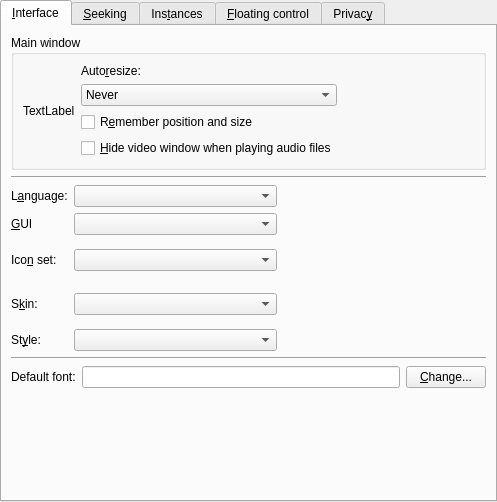
<?xml version="1.0" encoding="UTF-8"?>
<ui version="4.0">
 <class>PrefInterface</class>
 <widget class="QWidget" name="PrefInterface">
  <property name="geometry">
   <rect>
    <x>0</x>
    <y>0</y>
    <width>497</width>
    <height>502</height>
   </rect>
  </property>
  <layout class="QVBoxLayout">
   <property name="spacing">
    <number>0</number>
   </property>
   <property name="margin">
    <number>0</number>
   </property>
   <item>
    <widget class="QTabWidget" name="tabWidget">
     <property name="currentIndex">
      <number>0</number>
     </property>
     <widget class="QWidget" name="tab">
      <attribute name="title">
       <string>&amp;Interface</string>
      </attribute>
      <layout class="QVBoxLayout" name="verticalLayout_5">
       <item>
        <widget class="QGroupBox" name="groupBox">
         <property name="title">
          <string>Main window</string>
         </property>
         <layout class="QHBoxLayout">
          <property name="spacing">
           <number>6</number>
          </property>
          <property name="margin">
           <number>9</number>
          </property>
          <item>
           <widget class="QLabel" name="resize_window_icon">
            <property name="text">
             <string>TextLabel</string>
            </property>
           </widget>
          </item>
          <item>
           <layout class="QVBoxLayout">
            <property name="spacing">
             <number>6</number>
            </property>
            <property name="margin">
             <number>0</number>
            </property>
            <item>
             <widget class="QLabel" name="label">
              <property name="text">
               <string>Auto&amp;resize:</string>
              </property>
              <property name="buddy">
               <cstring>mainwindow_resize_combo</cstring>
              </property>
             </widget>
            </item>
            <item>
             <widget class="QComboBox" name="mainwindow_resize_combo">
              <property name="sizePolicy">
               <sizepolicy hsizetype="Preferred" vsizetype="Fixed">
                <horstretch>0</horstretch>
                <verstretch>0</verstretch>
               </sizepolicy>
              </property>
              <item>
               <property name="text">
                <string>Never</string>
               </property>
              </item>
              <item>
               <property name="text">
                <string>Whenever it's needed</string>
               </property>
              </item>
              <item>
               <property name="text">
                <string>Only after loading a new video</string>
               </property>
              </item>
             </widget>
            </item>
            <item>
             <widget class="QCheckBox" name="save_size_check">
              <property name="text">
               <string>R&amp;emember position and size</string>
              </property>
             </widget>
            </item>
            <item>
             <widget class="QCheckBox" name="hide_video_window_on_audio_check">
              <property name="text">
               <string>&amp;Hide video window when playing audio files</string>
              </property>
             </widget>
            </item>
           </layout>
          </item>
          <item>
           <spacer>
            <property name="orientation">
             <enum>Qt::Horizontal</enum>
            </property>
            <property name="sizeHint" stdset="0">
             <size>
              <width>40</width>
              <height>20</height>
             </size>
            </property>
           </spacer>
          </item>
         </layout>
        </widget>
       </item>
       <item>
        <widget class="Line" name="line_3">
         <property name="sizePolicy">
          <sizepolicy hsizetype="Expanding" vsizetype="Fixed">
           <horstretch>0</horstretch>
           <verstretch>0</verstretch>
          </sizepolicy>
         </property>
         <property name="orientation">
          <enum>Qt::Horizontal</enum>
         </property>
        </widget>
       </item>
       <item>
        <layout class="QGridLayout" name="gridLayout">
         <item row="0" column="0">
          <widget class="QLabel" name="textLabel1_18">
           <property name="text">
            <string>L&amp;anguage:</string>
           </property>
           <property name="wordWrap">
            <bool>false</bool>
           </property>
           <property name="buddy">
            <cstring>language_combo</cstring>
           </property>
          </widget>
         </item>
         <item row="0" column="1">
          <widget class="MyComboBox" name="language_combo">
           <property name="sizePolicy">
            <sizepolicy hsizetype="Expanding" vsizetype="Fixed">
             <horstretch>0</horstretch>
             <verstretch>0</verstretch>
            </sizepolicy>
           </property>
          </widget>
         </item>
         <item row="0" column="2">
          <spacer>
           <property name="orientation">
            <enum>Qt::Horizontal</enum>
           </property>
           <property name="sizeHint" stdset="0">
            <size>
             <width>40</width>
             <height>20</height>
            </size>
           </property>
          </spacer>
         </item>
         <item row="1" column="0">
          <widget class="QLabel" name="label_4">
           <property name="text">
            <string>&amp;GUI</string>
           </property>
           <property name="buddy">
            <cstring>gui_combo</cstring>
           </property>
          </widget>
         </item>
         <item row="1" column="1">
          <widget class="QComboBox" name="gui_combo">
           <property name="sizePolicy">
            <sizepolicy hsizetype="Expanding" vsizetype="Fixed">
             <horstretch>0</horstretch>
             <verstretch>0</verstretch>
            </sizepolicy>
           </property>
          </widget>
         </item>
         <item row="1" column="2">
          <spacer>
           <property name="orientation">
            <enum>Qt::Horizontal</enum>
           </property>
           <property name="sizeHint" stdset="0">
            <size>
             <width>40</width>
             <height>20</height>
            </size>
           </property>
          </spacer>
         </item>
         <item row="2" column="0">
          <widget class="QLabel" name="iconset_label">
           <property name="text">
            <string>Ico&amp;n set:</string>
           </property>
           <property name="wordWrap">
            <bool>false</bool>
           </property>
           <property name="buddy">
            <cstring>iconset_combo</cstring>
           </property>
          </widget>
         </item>
         <item row="2" column="1">
          <widget class="MyComboBox" name="iconset_combo">
           <property name="sizePolicy">
            <sizepolicy hsizetype="Expanding" vsizetype="Fixed">
             <horstretch>0</horstretch>
             <verstretch>0</verstretch>
            </sizepolicy>
           </property>
          </widget>
         </item>
         <item row="2" column="2">
          <widget class="QWidget" name="iconset_sp" native="true">
           <layout class="QVBoxLayout" name="verticalLayout_3">
            <item>
             <spacer name="iconset_spacer">
              <property name="orientation">
               <enum>Qt::Horizontal</enum>
              </property>
              <property name="sizeHint" stdset="0">
               <size>
                <width>40</width>
                <height>20</height>
               </size>
              </property>
             </spacer>
            </item>
           </layout>
          </widget>
         </item>
         <item row="3" column="0">
          <widget class="QLabel" name="skin_label">
           <property name="text">
            <string>S&amp;kin:</string>
           </property>
           <property name="wordWrap">
            <bool>false</bool>
           </property>
           <property name="buddy">
            <cstring>skin_combo</cstring>
           </property>
          </widget>
         </item>
         <item row="3" column="1">
          <widget class="MyComboBox" name="skin_combo">
           <property name="sizePolicy">
            <sizepolicy hsizetype="Expanding" vsizetype="Fixed">
             <horstretch>0</horstretch>
             <verstretch>0</verstretch>
            </sizepolicy>
           </property>
          </widget>
         </item>
         <item row="3" column="2">
          <widget class="QWidget" name="skin_sp" native="true">
           <layout class="QVBoxLayout" name="verticalLayout_4">
            <item>
             <spacer name="skin_spacer">
              <property name="orientation">
               <enum>Qt::Horizontal</enum>
              </property>
              <property name="sizeHint" stdset="0">
               <size>
                <width>40</width>
                <height>20</height>
               </size>
              </property>
             </spacer>
            </item>
           </layout>
          </widget>
         </item>
         <item row="4" column="0">
          <widget class="QLabel" name="style_label">
           <property name="text">
            <string>St&amp;yle:</string>
           </property>
           <property name="wordWrap">
            <bool>false</bool>
           </property>
           <property name="buddy">
            <cstring>style_combo</cstring>
           </property>
          </widget>
         </item>
         <item row="4" column="1">
          <widget class="MyComboBox" name="style_combo">
           <property name="sizePolicy">
            <sizepolicy hsizetype="Expanding" vsizetype="Fixed">
             <horstretch>0</horstretch>
             <verstretch>0</verstretch>
            </sizepolicy>
           </property>
          </widget>
         </item>
         <item row="4" column="2">
          <spacer>
           <property name="orientation">
            <enum>Qt::Horizontal</enum>
           </property>
           <property name="sizeHint" stdset="0">
            <size>
             <width>40</width>
             <height>20</height>
            </size>
           </property>
          </spacer>
         </item>
        </layout>
       </item>
       <item>
        <widget class="Line" name="line">
         <property name="sizePolicy">
          <sizepolicy hsizetype="Expanding" vsizetype="Fixed">
           <horstretch>0</horstretch>
           <verstretch>0</verstretch>
          </sizepolicy>
         </property>
         <property name="orientation">
          <enum>Qt::Horizontal</enum>
         </property>
        </widget>
       </item>
       <item>
        <layout class="QHBoxLayout">
         <property name="spacing">
          <number>6</number>
         </property>
         <property name="margin">
          <number>0</number>
         </property>
         <item>
          <widget class="QLabel" name="label_2">
           <property name="text">
            <string>Default font:</string>
           </property>
          </widget>
         </item>
         <item>
          <widget class="QLineEdit" name="default_font_edit">
           <property name="readOnly">
            <bool>true</bool>
           </property>
          </widget>
         </item>
         <item>
          <widget class="QPushButton" name="changeFontButton">
           <property name="text">
            <string>&amp;Change...</string>
           </property>
          </widget>
         </item>
        </layout>
       </item>
       <item>
        <spacer>
         <property name="orientation">
          <enum>Qt::Vertical</enum>
         </property>
         <property name="sizeHint" stdset="0">
          <size>
           <width>20</width>
           <height>40</height>
          </size>
         </property>
        </spacer>
       </item>
      </layout>
     </widget>
     <widget class="QWidget" name="tab_3">
      <attribute name="title">
       <string>&amp;Seeking</string>
      </attribute>
      <layout class="QGridLayout">
       <item row="0" column="0">
        <layout class="QVBoxLayout">
         <property name="spacing">
          <number>6</number>
         </property>
         <property name="margin">
          <number>0</number>
         </property>
         <item>
          <widget class="SeekWidget" name="seek1" native="true"/>
         </item>
         <item>
          <widget class="SeekWidget" name="seek2" native="true"/>
         </item>
         <item>
          <widget class="SeekWidget" name="seek3" native="true"/>
         </item>
         <item>
          <widget class="SeekWidget" name="seek4" native="true"/>
         </item>
        </layout>
       </item>
       <item row="0" column="1">
        <spacer>
         <property name="orientation">
          <enum>Qt::Horizontal</enum>
         </property>
         <property name="sizeHint" stdset="0">
          <size>
           <width>40</width>
           <height>20</height>
          </size>
         </property>
        </spacer>
       </item>
       <item row="1" column="0" colspan="2">
        <widget class="Line" name="line_4">
         <property name="sizePolicy">
          <sizepolicy hsizetype="Expanding" vsizetype="Fixed">
           <horstretch>0</horstretch>
           <verstretch>0</verstretch>
          </sizepolicy>
         </property>
         <property name="orientation">
          <enum>Qt::Horizontal</enum>
         </property>
        </widget>
       </item>
       <item row="2" column="0" colspan="2">
        <layout class="QHBoxLayout">
         <property name="spacing">
          <number>6</number>
         </property>
         <property name="margin">
          <number>0</number>
         </property>
         <item>
          <widget class="QLabel" name="label_3">
           <property name="text">
            <string>&amp;Behaviour of time slider:</string>
           </property>
           <property name="buddy">
            <cstring>timeslider_behaviour_combo</cstring>
           </property>
          </widget>
         </item>
         <item>
          <widget class="QComboBox" name="timeslider_behaviour_combo">
           <property name="sizePolicy">
            <sizepolicy hsizetype="Expanding" vsizetype="Fixed">
             <horstretch>0</horstretch>
             <verstretch>0</verstretch>
            </sizepolicy>
           </property>
           <item>
            <property name="text">
             <string>Seek to position while dragging</string>
            </property>
           </item>
           <item>
            <property name="text">
             <string>Seek to position when released</string>
            </property>
           </item>
          </widget>
         </item>
         <item>
          <spacer>
           <property name="orientation">
            <enum>Qt::Horizontal</enum>
           </property>
           <property name="sizeHint" stdset="0">
            <size>
             <width>81</width>
             <height>25</height>
            </size>
           </property>
          </spacer>
         </item>
        </layout>
       </item>
       <item row="3" column="0" colspan="2">
        <widget class="QGroupBox" name="seeking_method_group">
         <property name="title">
          <string>Seeking method</string>
         </property>
         <layout class="QVBoxLayout">
          <item>
           <widget class="QRadioButton" name="absolute_seeking_button">
            <property name="sizePolicy">
             <sizepolicy hsizetype="Expanding" vsizetype="Fixed">
              <horstretch>0</horstretch>
              <verstretch>0</verstretch>
             </sizepolicy>
            </property>
            <property name="text">
             <string>&amp;Absolute seeking</string>
            </property>
           </widget>
          </item>
          <item>
           <widget class="QRadioButton" name="relative_seeking_button">
            <property name="sizePolicy">
             <sizepolicy hsizetype="Expanding" vsizetype="Fixed">
              <horstretch>0</horstretch>
              <verstretch>0</verstretch>
             </sizepolicy>
            </property>
            <property name="text">
             <string>&amp;Relative seeking</string>
            </property>
           </widget>
          </item>
         </layout>
        </widget>
       </item>
       <item row="5" column="0" colspan="2">
        <spacer>
         <property name="orientation">
          <enum>Qt::Vertical</enum>
         </property>
         <property name="sizeHint" stdset="0">
          <size>
           <width>20</width>
           <height>40</height>
          </size>
         </property>
        </spacer>
       </item>
       <item row="4" column="0">
        <widget class="QCheckBox" name="precise_seeking_check">
         <property name="text">
          <string>&amp;Precise seeking</string>
         </property>
        </widget>
       </item>
      </layout>
     </widget>
     <widget class="QWidget" name="tab_2">
      <attribute name="title">
       <string>Ins&amp;tances</string>
      </attribute>
      <layout class="QVBoxLayout" name="verticalLayout">
       <item>
        <layout class="QHBoxLayout" name="horizontalLayout">
         <item>
          <widget class="QLabel" name="instances_icon">
           <property name="text">
            <string>TextLabel</string>
           </property>
          </widget>
         </item>
         <item>
          <widget class="QCheckBox" name="single_instance_check">
           <property name="text">
            <string>&amp;Use only one running instance of SMPlayer</string>
           </property>
          </widget>
         </item>
         <item>
          <spacer name="horizontalSpacer">
           <property name="orientation">
            <enum>Qt::Horizontal</enum>
           </property>
           <property name="sizeHint" stdset="0">
            <size>
             <width>40</width>
             <height>20</height>
            </size>
           </property>
          </spacer>
         </item>
        </layout>
       </item>
       <item>
        <spacer>
         <property name="orientation">
          <enum>Qt::Vertical</enum>
         </property>
         <property name="sizeHint" stdset="0">
          <size>
           <width>20</width>
           <height>40</height>
          </size>
         </property>
        </spacer>
       </item>
      </layout>
     </widget>
     <widget class="QWidget" name="tab_4">
      <attribute name="title">
       <string>&amp;Floating control</string>
      </attribute>
      <layout class="QVBoxLayout">
       <item>
        <widget class="QLabel" name="label_6">
         <property name="text">
          <string>The floating control appears in fullscreen mode when the mouse is moved to the bottom of the screen.</string>
         </property>
         <property name="wordWrap">
          <bool>true</bool>
         </property>
        </widget>
       </item>
       <item>
        <widget class="QCheckBox" name="floating_animated_check">
         <property name="text">
          <string>&amp;Animated</string>
         </property>
        </widget>
       </item>
       <item>
        <layout class="QGridLayout">
         <item row="0" column="0">
          <widget class="QLabel" name="label_7">
           <property name="text">
            <string>&amp;Width:</string>
           </property>
           <property name="buddy">
            <cstring>floating_width_slider</cstring>
           </property>
          </widget>
         </item>
         <item row="0" column="1">
          <widget class="QSlider" name="floating_width_slider">
           <property name="maximum">
            <number>100</number>
           </property>
           <property name="orientation">
            <enum>Qt::Horizontal</enum>
           </property>
          </widget>
         </item>
         <item row="0" column="2">
          <widget class="QLabel" name="floating_width_label">
           <property name="frameShape">
            <enum>QFrame::Panel</enum>
           </property>
           <property name="frameShadow">
            <enum>QFrame::Sunken</enum>
           </property>
           <property name="text">
            <string>0</string>
           </property>
          </widget>
         </item>
         <item row="1" column="0">
          <widget class="QLabel" name="label_8">
           <property name="text">
            <string>&amp;Margin:</string>
           </property>
           <property name="buddy">
            <cstring>floating_margin_slider</cstring>
           </property>
          </widget>
         </item>
         <item row="1" column="1">
          <widget class="QSlider" name="floating_margin_slider">
           <property name="maximum">
            <number>80</number>
           </property>
           <property name="orientation">
            <enum>Qt::Horizontal</enum>
           </property>
          </widget>
         </item>
         <item row="1" column="2">
          <widget class="QLabel" name="floating_margin_label">
           <property name="frameShape">
            <enum>QFrame::Panel</enum>
           </property>
           <property name="frameShadow">
            <enum>QFrame::Sunken</enum>
           </property>
           <property name="text">
            <string>0</string>
           </property>
          </widget>
         </item>
        </layout>
       </item>
       <item>
        <widget class="QCheckBox" name="floating_compact_check">
         <property name="text">
          <string>Display in &amp;compact mode too</string>
         </property>
        </widget>
       </item>
       <item>
        <widget class="QCheckBox" name="floating_bypass_wm_check">
         <property name="text">
          <string>&amp;Bypass window manager</string>
         </property>
        </widget>
       </item>
       <item>
        <spacer>
         <property name="orientation">
          <enum>Qt::Vertical</enum>
         </property>
         <property name="sizeHint" stdset="0">
          <size>
           <width>20</width>
           <height>40</height>
          </size>
         </property>
        </spacer>
       </item>
      </layout>
     </widget>
     <widget class="QWidget" name="tab_5">
      <attribute name="title">
       <string>Privac&amp;y</string>
      </attribute>
      <layout class="QVBoxLayout" name="verticalLayout_2">
       <item>
        <widget class="QGroupBox" name="groupBox_4">
         <property name="title">
          <string>Recent files</string>
         </property>
         <layout class="QHBoxLayout" name="_2">
          <property name="spacing">
           <number>6</number>
          </property>
          <property name="margin">
           <number>9</number>
          </property>
          <item>
           <widget class="QLabel" name="textLabel1_15">
            <property name="text">
             <string>Ma&amp;x. items</string>
            </property>
            <property name="wordWrap">
             <bool>false</bool>
            </property>
            <property name="buddy">
             <cstring>recents_max_items_spin</cstring>
            </property>
           </widget>
          </item>
          <item>
           <widget class="QSpinBox" name="recents_max_items_spin">
            <property name="minimum">
             <number>0</number>
            </property>
            <property name="maximum">
             <number>20</number>
            </property>
           </widget>
          </item>
          <item>
           <spacer>
            <property name="orientation">
             <enum>Qt::Horizontal</enum>
            </property>
            <property name="sizeHint" stdset="0">
             <size>
              <width>40</width>
              <height>20</height>
             </size>
            </property>
           </spacer>
          </item>
         </layout>
        </widget>
       </item>
       <item>
        <widget class="QGroupBox" name="groupBox_5">
         <property name="title">
          <string>URLs</string>
         </property>
         <layout class="QHBoxLayout" name="_3">
          <property name="spacing">
           <number>6</number>
          </property>
          <property name="margin">
           <number>9</number>
          </property>
          <item>
           <widget class="QLabel" name="textLabel1_16">
            <property name="text">
             <string>&amp;Max. items</string>
            </property>
            <property name="wordWrap">
             <bool>false</bool>
            </property>
            <property name="buddy">
             <cstring>recents_max_items_spin</cstring>
            </property>
           </widget>
          </item>
          <item>
           <widget class="QSpinBox" name="url_max_items_spin">
            <property name="minimum">
             <number>0</number>
            </property>
            <property name="maximum">
             <number>50</number>
            </property>
           </widget>
          </item>
          <item>
           <spacer>
            <property name="orientation">
             <enum>Qt::Horizontal</enum>
            </property>
            <property name="sizeHint" stdset="0">
             <size>
              <width>40</width>
              <height>20</height>
             </size>
            </property>
           </spacer>
          </item>
         </layout>
        </widget>
       </item>
       <item>
        <widget class="QCheckBox" name="save_dirs_check">
         <property name="text">
          <string>&amp;Remember last directory</string>
         </property>
        </widget>
       </item>
       <item>
        <spacer name="verticalSpacer">
         <property name="orientation">
          <enum>Qt::Vertical</enum>
         </property>
         <property name="sizeHint" stdset="0">
          <size>
           <width>20</width>
           <height>340</height>
          </size>
         </property>
        </spacer>
       </item>
      </layout>
     </widget>
    </widget>
   </item>
  </layout>
 </widget>
 <customwidgets>
  <customwidget>
   <class>MyComboBox</class>
   <extends>QComboBox</extends>
   <header>mycombobox.h</header>
  </customwidget>
  <customwidget>
   <class>SeekWidget</class>
   <extends>QWidget</extends>
   <header>seekwidget.h</header>
  </customwidget>
 </customwidgets>
 <tabstops>
  <tabstop>tabWidget</tabstop>
  <tabstop>mainwindow_resize_combo</tabstop>
  <tabstop>save_size_check</tabstop>
  <tabstop>hide_video_window_on_audio_check</tabstop>
  <tabstop>language_combo</tabstop>
  <tabstop>gui_combo</tabstop>
  <tabstop>iconset_combo</tabstop>
  <tabstop>skin_combo</tabstop>
  <tabstop>style_combo</tabstop>
  <tabstop>default_font_edit</tabstop>
  <tabstop>changeFontButton</tabstop>
  <tabstop>timeslider_behaviour_combo</tabstop>
  <tabstop>absolute_seeking_button</tabstop>
  <tabstop>relative_seeking_button</tabstop>
  <tabstop>precise_seeking_check</tabstop>
  <tabstop>single_instance_check</tabstop>
  <tabstop>floating_animated_check</tabstop>
  <tabstop>floating_width_slider</tabstop>
  <tabstop>floating_margin_slider</tabstop>
  <tabstop>floating_compact_check</tabstop>
  <tabstop>floating_bypass_wm_check</tabstop>
  <tabstop>recents_max_items_spin</tabstop>
  <tabstop>url_max_items_spin</tabstop>
  <tabstop>save_dirs_check</tabstop>
 </tabstops>
 <resources/>
 <connections>
  <connection>
   <sender>floating_width_slider</sender>
   <signal>valueChanged(int)</signal>
   <receiver>floating_width_label</receiver>
   <slot>setNum(int)</slot>
   <hints>
    <hint type="sourcelabel">
     <x>282</x>
     <y>137</y>
    </hint>
    <hint type="destinationlabel">
     <x>484</x>
     <y>137</y>
    </hint>
   </hints>
  </connection>
  <connection>
   <sender>floating_margin_slider</sender>
   <signal>valueChanged(int)</signal>
   <receiver>floating_margin_label</receiver>
   <slot>setNum(int)</slot>
   <hints>
    <hint type="sourcelabel">
     <x>332</x>
     <y>172</y>
    </hint>
    <hint type="destinationlabel">
     <x>480</x>
     <y>150</y>
    </hint>
   </hints>
  </connection>
 </connections>
</ui>
